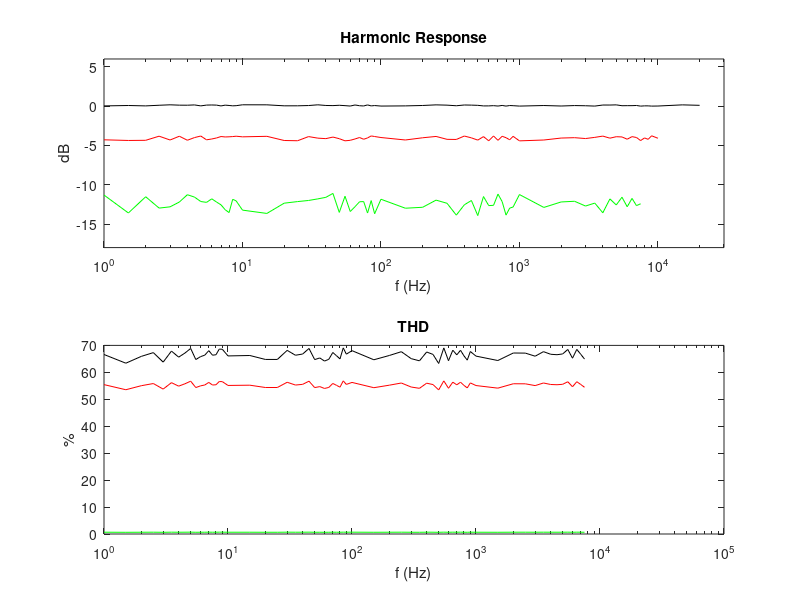

This chart was generated by the following MATLAB code:
clear;
clc;
clf;
1;
%------------------------------FUNCTION-------------------------------

function [fourier, H, THD] = analyze (signal, Fs, fgen, order)
  N = length(signal);
  %frqmax = round((order+1)*fgen*N/Fs);

  t = 0:1/Fs:(N-1)/Fs;
  f = (0:N/2-1)*Fs/N;

  tf = 2*abs(fft(signal)/N);
  tfreal = tf(1:N/2);
  
  H = zeros(1,order);

  for o = 1:order
    index = ceil(o*fgen*N/Fs);
    if index < N/2
      H(o) = max(tfreal(index:index+1));
    else H(o) = NaN;
    endif
  endfor
  
  fourier(1,:) = f;
  fourier(2,:) = tfreal;

  THD(1) = 100*sqrt(sum(H(2:order).^2))/H(1);
  THD(2) = 100*sqrt(sum(H(2:order).^2))/sqrt(sum(H.^2));
  THD(3) = sqrt(sum(H(2:order).^2))/H(1);

  
endfunction


function sweep(Fs,order,boolPlot)
  
  df = 0.5;
  
  N = Fs/df;
  z = NaN*ones(1,2*order);
  t = 0:1/Fs:(N-1)/Fs;
  
  if nargin <2
    boolPlot = 0;
  endif
    
  % signal generating
  %start recording
  %start playing
  %
  %stop recording
    
  
  i = 1;
  for p = 0:4
    for u = 1:df:9
      f = u*10^p;
      signal = ((1+0.02*rand)*cos(2*pi*f*t)+(0.6+0.05*rand)*cos(2*pi*2*f*t)+(0.2+0.08*rand)*cos(2*pi*3*f*t)+0.1*rand);
      [fourier, H, THD] = analyze(signal, Fs, f, order);
      r(1,i) = f;
      r(2,i) = 20*log10(H(1));
      r(3,i) = 20*log10(H(2));
      r(4,i) = 20*log10(H(3));
      r(5,i) = THD(1);
      r(6,i) = THD(2);
      r(7,i) = THD(3);
      i++;
      endfor
  endfor
  
  
  if boolPlot
    subplot(211)
    semilogx(r(1,:),r(2,:),'k',r(1,:),r(3,:),'r',r(1,:),r(4,:),'g');
    title('Harmonic Response')
    axis ([1 30000 -18 6])
    xlabel('f (Hz)')
    ylabel('dB')
    
    subplot(212)
    semilogx(r(1,:),r(5,:),'k',r(1,:),r(6,:),'r',r(1,:),r(7,:),'g');
    title('THD')
    xlabel('f (Hz)')
    ylabel('%')
  endif

endfunction


%--------------------------------CODE---------------------------------

Fs = 48000;
N = 96000;
order = 3;

boolPlot =1;

sweep(Fs,order,boolPlot)
